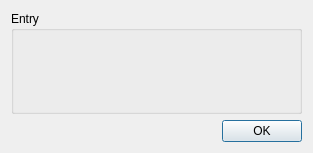
<?xml version="1.0" encoding="UTF-8"?>
<ui version="4.0">
 <class>EntryDialog</class>
 <widget class="QDialog" name="EntryDialog">
  <property name="geometry">
   <rect>
    <x>0</x>
    <y>0</y>
    <width>313</width>
    <height>153</height>
   </rect>
  </property>
  <property name="windowTitle">
   <string>Dialog</string>
  </property>
  <property name="windowIcon">
   <iconset theme="dialog-password"/>
  </property>
  <property name="modal">
   <bool>true</bool>
  </property>
  <layout class="QVBoxLayout" name="verticalLayout_2">
   <item>
    <widget class="QGroupBox" name="entryBox">
     <property name="title">
      <string>Entry</string>
     </property>
     <layout class="QVBoxLayout" name="verticalLayout_3">
      <item>
       <layout class="QVBoxLayout" name="entryLayout"/>
      </item>
     </layout>
    </widget>
   </item>
   <item>
    <widget class="QDialogButtonBox" name="buttonBox">
     <property name="standardButtons">
      <set>QDialogButtonBox::Ok</set>
     </property>
    </widget>
   </item>
  </layout>
 </widget>
 <resources/>
 <connections/>
</ui>
